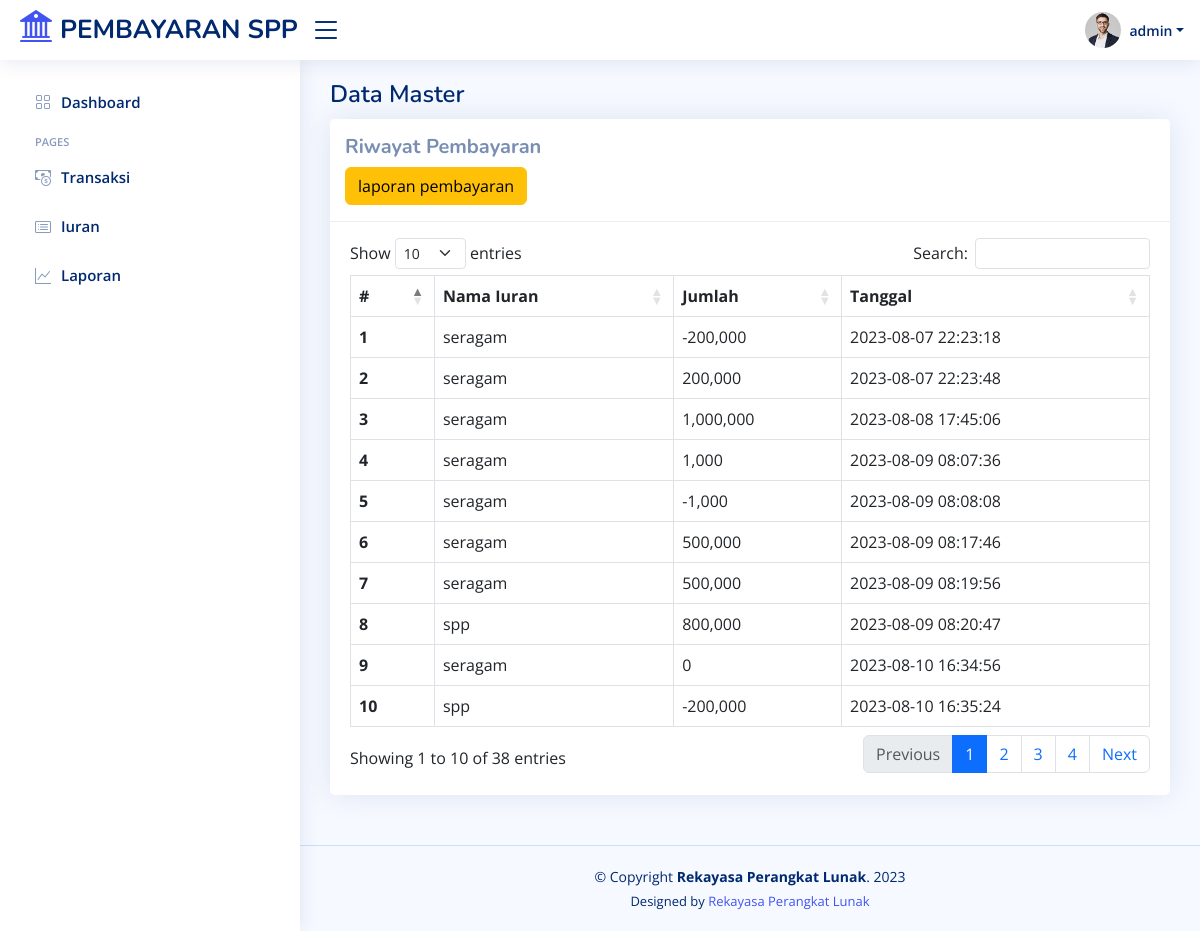
The app's page /views/laporan.php (signed in) with its own data.
### tables this page shows
CREATE TABLE `pembayaranrecord` (
  `id` int(225) NOT NULL,
  `nisn` int(225) NOT NULL,
  `id_angkatan` int(225) NOT NULL,
  `nama_iuran` varchar(225) NOT NULL,
  `jumlah_dibayar` int(225) NOT NULL,
  `tanggal_bayar` datetime NOT NULL
);

### views/laporan.php (the view, shortened to what this page needs)
<?php
  include "../back/koneksi.php";
  $query = "SELECT * FROM pembayaranrecord ";
  $sql = mysqli_query($conn, $query);
  $no = 1;
 ?>
<?php include "V_head.php"; ?>
  <?php include "V_header.php"; ?>
  <?php include "V_sidebar.php"; ?>
  <main id="main" class="main">
  	<div class="pagetitle">
      <h1>Data Master</h1>
    </div>
  	<section class="section">
      <div class="row">
        <div class="col-lg-12">
          <div class="card">
          	<div class="card-header py-3">
          		<h5><strong>Riwayat Pembayaran</strong></h5>
              <button class=" btn btn-warning" type="button" onclick="handleLaporan()">laporan pembayaran</button>
          	</div>
            <div class="card-body mt-3">
              <div class="table-responsive">
              <table class="table table-bordered" id="dataTable">
                <thead>
                  <tr>
                    <th scope="col">#</th>
                    <th>Nama Iuran</th>
                    <th>Jumlah</th>
                    <th>Tanggal</th>
                  </tr>
                </thead>
                <tbody>
                  <?php while ($result = mysqli_fetch_assoc($sql)) { ?>
                  <tr>
                    <th scope="row"><?= $no++; ?></th>
                    <td><?= $result['nama_iuran']; ?></td>
                    <td><?= number_format($result['jumlah_dibayar']); ?></td>
                    <td><?= $result['tanggal_bayar']; ?></td>
                  </tr>
                <?php } ?>
                </tbody>
              </table>
              </div>
            </div>
          </div>
        </div>
      </div>
    </section>
  </main>
<?php include "V_footer.php"; ?>

### views/V_head.php (shortened to what this page needs)
<!DOCTYPE html>
<html lang="en">
<head>
  <link href="../assets/vendor/bootstrap/css/bootstrap.min.css" rel="stylesheet">
  <link href="../assets/vendor/bootstrap-icons/bootstrap-icons.css" rel="stylesheet">
  <link href="../assets/vendor/boxicons/css/boxicons.min.css" rel="stylesheet">
  <link href="../assets/vendor/quill/quill.snow.css" rel="stylesheet">
  <link href="../assets/vendor/quill/quill.bubble.css" rel="stylesheet">
  <link href="../assets/vendor/remixicon/remixicon.css" rel="stylesheet">
  <link href="../assets/vendor/datatables/datatables.css" rel="stylesheet">
  <link href="https://cdn.jsdelivr.net/npm/sweetalert2@11.7.27/dist/sweetalert2.min.css" rel="stylesheet">
  <link href="../assets/css/style.css" rel="stylesheet">
</head>
<body>

### views/V_header.php (shortened to what this page needs)
<header id="header" class="header fixed-top d-flex align-items-center">
  <div class="d-flex align-items-center justify-content-between">
    <a class="logo d-flex align-items-center" href="index.php">
      <i class="bi bi-bank2 h2 me-2"></i>
      <span class="d-none d-lg-block">PEMBAYARAN SPP</span>
    </a>
    <i class="bi bi-list toggle-sidebar-btn"></i>
  </div>
  <nav class="header-nav ms-auto">
    <ul class="d-flex align-items-center">
      <li class="nav-item dropdown pe-3">
        <a class="nav-link nav-profile d-flex align-items-center pe-0" href="#" data-bs-toggle="dropdown">
          <img src="../assets/img/img_profil/<?php if($_SESSION['foto'] == "") {echo "profile-img.jpg";} else{echo $_SESSION['foto'];} ?>" alt="Profile" class="rounded-circle">
          <span class="d-none d-md-block dropdown-toggle ps-2"><?= $_SESSION['nama']; ?></span>
        </a>
      </li>
    </ul>
  </nav>
</header>

### views/V_sidebar.php
<aside id="sidebar" class="sidebar">
    <ul class="sidebar-nav" id="sidebar-nav">
      <li class="nav-item">
        <a class="nav-link collapsed" href="index.php?Dashboard">
          <i class="bi bi-grid"></i>
          <span>Dashboard</span>
        </a>
      </li>
      <li class="nav-heading">Pages</li>
      <li class="nav-item">
        <a class="nav-link collapsed" href="data_angkatan.php">
          <i class="bi bi-cash-coin"></i>
          <span>Transaksi</span>
        </a>
      </li>
      <li class="nav-item">
        <a class="nav-link collapsed" href="iuran.php">
          <i class="bi bi-card-list"></i>
          <span>Iuran</span>
        </a>
      </li>
      <?php if ($_SESSION['jabatan'] == 'admin'): ?>
        <li class="nav-item ">
        <a class="nav-link collapsed" href="laporan.php">
          <i class="bi bi-graph-up"></i>
          <span>Laporan</span>
        </a>
      </li>
      <?php endif ?>
    </ul>
  </aside>

### views/V_footer.php (shortened to what this page needs)
  <footer id="footer" class="footer">
    <div class="copyright">
      &copy; Copyright <strong><span>Rekayasa Perangkat Lunak</span></strong>. 2023
    </div>
    <div class="credits">
      Designed by <a href="#">Rekayasa Perangkat Lunak</a>
    </div>
  </footer>
</body>
</html>

### assets/css/style.css (style rules this page uses)
:root { scroll-behavior: smooth; }
body { font-family: "Open Sans", sans-serif; background: #f6f9ff; color: #444444; }
a { color: #4154f1; text-decoration: none; }
h1, h2, h3, h4, h5, h6 { font-family: "Nunito", sans-serif; }
#main { margin-top: 60px; padding: 20px 30px; transition: all 0.3s; }
.pagetitle { margin-bottom: 10px; }
.pagetitle h1 { font-size: 24px; margin-bottom: 0; font-weight: 600; color: #012970; }
.card { margin-bottom: 30px; border: none; border-radius: 5px; box-shadow: 0px 0 30px rgba(1, 41, 112, 0.1); }
.card-header, .card-footer { border-color: #ebeef4; background-color: #fff; color: #798eb3; padding: 15px; }
.card-body { padding: 0 20px 20px 20px; }
.logo { line-height: 1; }
@media (min-width: 1200px) { .logo { width: 280px; } }
.logo span { font-size: 26px; font-weight: 700; color: #012970; font-family: "Nunito", sans-serif; }
.header { transition: all 0.5s; z-index: 997; height: 60px; box-shadow: 0px 2px 20px rgba(1, 41, 112, 0.1); background-color: #fff; padding-left: 20px; }
.header .toggle-sidebar-btn { font-size: 32px; padding-left: 10px; cursor: pointer; color: #012970; }
.header-nav ul { list-style: none; }
.header-nav>ul { margin: 0; padding: 0; }
.header-nav .nav-profile { color: #012970; }
.header-nav .nav-profile img { max-height: 36px; }
.header-nav .nav-profile span { font-size: 14px; font-weight: 600; }
.sidebar { position: fixed; top: 60px; left: 0; bottom: 0; width: 300px; z-index: 996; transition: all 0.3s; padding: 20px; overflow-y: auto; scrollbar-width: thin; scrollbar-color: #aab7cf transparent; box-shadow: 0px 0px 20px rgba(1, 41, 112, 0.1); background-color: #fff; }
@media (min-width: 1200px) { #main, #footer { margin-left: 300px; } }
.sidebar-nav { padding: 0; margin: 0; list-style: none; }
.sidebar-nav li { padding: 0; margin: 0; list-style: none; }
.sidebar-nav .nav-item { margin-bottom: 5px; }
.sidebar-nav .nav-heading { font-size: 11px; text-transform: uppercase; color: #899bbd; font-weight: 600; margin: 10px 0 5px 15px; }
.sidebar-nav .nav-link { display: flex; align-items: center; font-size: 15px; font-weight: 600; color: #4154f1; transition: 0.3; background: #f6f9ff; padding: 10px 15px; border-radius: 4px; }
.sidebar-nav .nav-link i { font-size: 16px; margin-right: 10px; color: #4154f1; }
.sidebar-nav .nav-link.collapsed { color: #012970; background: #fff; }
.sidebar-nav .nav-link.collapsed i { color: #899bbd; }
.footer { padding: 20px 0; font-size: 14px; transition: all 0.3s; border-top: 1px solid #cddfff; }
.footer .copyright { text-align: center; color: #012970; }
.footer .credits { padding-top: 5px; text-align: center; font-size: 13px; color: #012970; }

### records on screen
pembayaranrecord: nama_iuran "seragam", jumlah_dibayar "-200,000", tanggal_bayar "2023-08-07 22:23:18"
pembayaranrecord: nama_iuran "seragam", jumlah_dibayar "200,000", tanggal_bayar "2023-08-07 22:23:48"
pembayaranrecord: nama_iuran "seragam", jumlah_dibayar "1,000,000", tanggal_bayar "2023-08-08 17:45:06"
pembayaranrecord: nama_iuran "seragam", jumlah_dibayar "1,000", tanggal_bayar "2023-08-09 08:07:36"
pembayaranrecord: nama_iuran "seragam", jumlah_dibayar "-1,000", tanggal_bayar "2023-08-09 08:08:08"
pembayaranrecord: nama_iuran "seragam", jumlah_dibayar "500,000", tanggal_bayar "2023-08-09 08:17:46"
pembayaranrecord: nama_iuran "seragam", jumlah_dibayar "500,000", tanggal_bayar "2023-08-09 08:19:56"
pembayaranrecord: nama_iuran "spp", jumlah_dibayar "800,000", tanggal_bayar "2023-08-09 08:20:47"
pembayaranrecord: nama_iuran "seragam", jumlah_dibayar "0", tanggal_bayar "2023-08-10 16:34:56"
pembayaranrecord: nama_iuran "spp", jumlah_dibayar "-200,000", tanggal_bayar "2023-08-10 16:35:24"

### other values on screen
$_SESSION['nama'] "admin"
